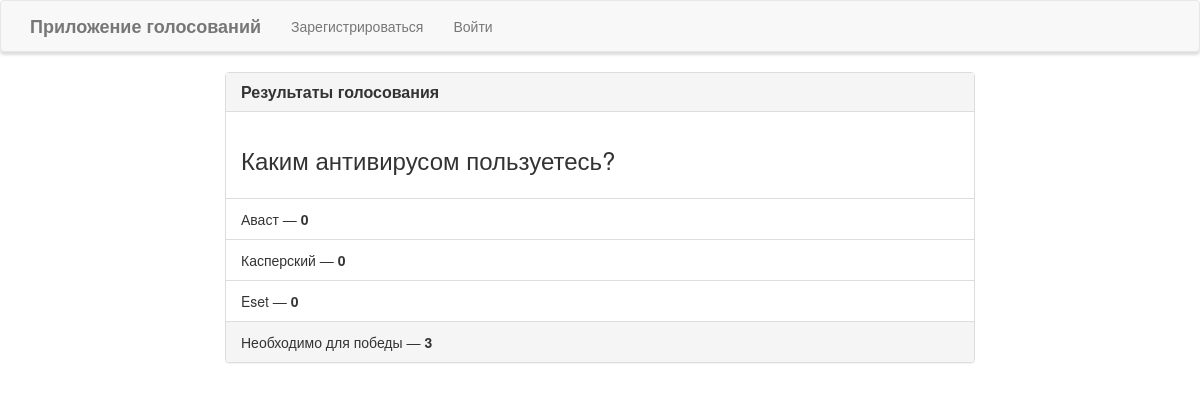
/results/3/, run on the app's committed database.
### poll/models.py (models this page shows, shortened)
class Poll(models.Model):
    question = models.TextField()
    date_start = models.DateTimeField(auto_now=True)
    date_end = models.DateTimeField()
    max_amount = models.IntegerField(default=0)
    is_published = models.BooleanField(default=True)
    winner = models.CharField(max_length=50, default='Nobody')

class Answer(models.Model):
    answer = models.ForeignKey('Poll', on_delete=models.CASCADE)
    name = models.CharField(max_length=50)
    age = models.IntegerField()
    biography = models.TextField(blank=True)
    vote = models.IntegerField(default=0)

### poll/views.py (the view)
# urls.py: path('results/<int:poll_id>/', views.results, name='results'),#страница с результатами опроса
def results(request, poll_id):
    result = get_object_or_404(Poll, pk=poll_id)
    answers = Answer.objects.filter(answer_id=poll_id)
    for i in answers:
        if i.vote >= result.max_amount:
            result.winner = i.name
            result.is_published = False
            result.save()
    context = {
        'result': result,
        'answers': answers,
    }
    return render(request, 'poll/results.html', context=context)

### poll/templates/poll/results.html (shortened to what this page needs)
{% extends "poll/base.html" %}
{% block main %}
<div class="row">
    <div class="col-lg-8 col-lg-offset-2">
        <div class="panel panel-default">
            <div class="panel-heading">
                <h3 class="panel-title">Результаты голосования</h3>
            </div>
            <div class="panel-body">
                <h3>{{ result.question }}</h3>
            </div>
            <ul class="list-group">
                {% for answer in answers %}
                <li class="list-group-item">{{ answer.name }} &mdash; <strong>{{ answer.vote }}</strong></li>
                {% endfor %}
            </ul>
            <div class="panel-footer">
                Необходимо для победы &mdash; <strong>{{ result.max_amount }}</strong>
            </div>
        </div>
    </div>
</div>
{% endblock %}

### poll/static/poll/css/main.css (style rules this page uses)
.navbar-default, .btn, .form-control, .panel { border-radius: 0; }
.panel-default > .panel-heading { color: #333; background-color: rgba(245, 245, 220, .7); border-color: rgba(245, 245, 220, .6); border-top-left-radius: 0; border-top-right-radius: 0; }
.panel-footer { background-color: rgba(245, 245, 220, .5); border-color: rgba(245, 245, 220, .4); }
.panel { box-shadow: 0px 3px 3px 0px #ddd; }
a.navbar-brand, .panel-title { font-weight: bolder; }

### data on the page
Poll: question "Каким антивирусом пользуетесь?", max_amount "3"
Answer: name "Аваст", vote "0"
Answer: name "Касперский", vote "0"
Answer: name "Eset", vote "0"
